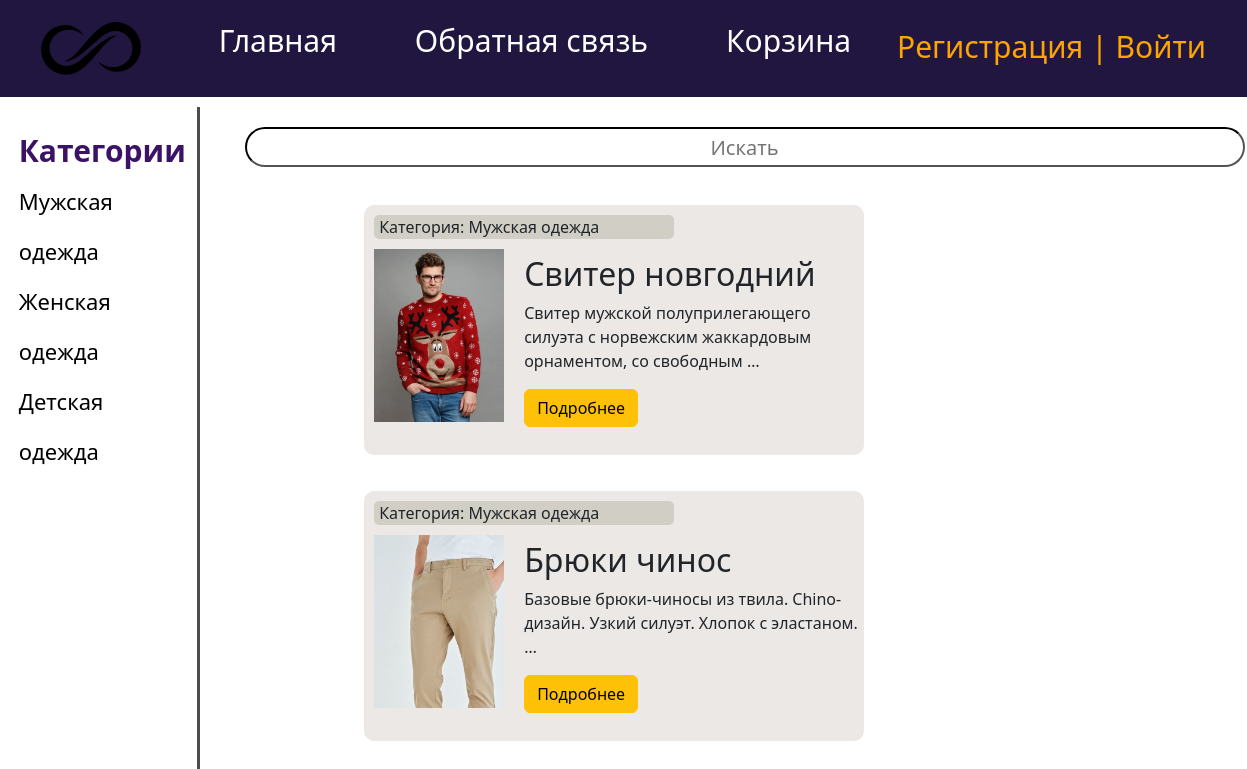
Page /show_categories/muzhskaya-odezhda/ on the committed database.
### main/models.py (models this page shows, shortened)
class Category(models.Model):
    name = models.CharField(max_length=255, db_index=True)
    slug = models.SlugField(max_length=255,db_index=True, verbose_name='url', unique=True)
    def __str__(self):
        return self.name
    def get_absolute_url(self):
        return reverse('cats', kwargs={'cat_slug': self.slug})

class Product(models.Model):
    title = models.CharField(max_length=255, verbose_name='Название')
    content = models.TextField(verbose_name='Описание')
    price = models.IntegerField(verbose_name='Цена')
    slug = models.SlugField(max_length=255, db_index=True, verbose_name='url', unique=True)
    photo = models.ImageField(upload_to='photos/%Y/%m/%d/')
    time_create = models.DateTimeField(auto_now_add=True)
    time_update = models.DateTimeField(auto_now=True)
    cat = models.ForeignKey('Category', on_delete=models.PROTECT)
    def get_absolute_url(self):
        return reverse('show_post', kwargs={'post_slug': self.slug})

### main/views.py (the view)
# urls.py: path('show_categories/<slug:cat_slug>/', show_categories, name='cats'),
def show_categories(request, cat_slug):
    products = Product.objects.filter(cat__slug=cat_slug)
    context = {
        'menu': menu,
        'products': products
    }
    return render(request, 'main/index.html', context=context)

### main/templatetags/main_tags.py (called while the page is built)
@register.inclusion_tag('main/list_categories.html')
def show_categories():
    cats = Category.objects.all()
    return {'cats': cats}

### main/templates/main/index.html (shortened to what this page needs)
{% extends 'main/layout.html' %}
{% block content %}
    <div class="menu">
		<div class="search_stroke">
			<form action="" method="post">
				<input type="text" placeholder="Искать">
			</form>
		</div>
        {% for p in products %}
            <li><div class="article-panel">
	<p class="first">Категория: {{p.cat}}</p>
</div>
{% if p.photo %}
				<p><img class="img-article-left" src="{{ p.photo.url }}" alt=""></p>
				<h2>{{p.title}}</h2>
{% endif %}
	{% autoescape on %}
	{{p.content|linebreaks|truncatewords:10}}
	{% endautoescape %}
			<p class="link-read-post"><a href="{{ p.get_absolute_url }}" class="btn btn-warning">Подробнее</a></p>
			</li>
        {% endfor %}
    </div>
{% endblock %}

### main/templates/main/list_categories.html
{% for c in cats %}
		<li><a href="{{ c.get_absolute_url }}">{{c.name}}</a></li>
{% endfor %}

### main/static/main/css/style.css (style rules this page uses)
html, body { font-family: 'Arial', }
img.img-article-left { max-width: 300px; height: auto; float: left; padding: 0 20px 10px 0; margin-left: 10px }
.menu { display: flex; flex-wrap: wrap; justify-content: space-around; }
.menu li { margin: 18px; width:500px; height: 250px; background-color: #ebe8e6; border-radius: 10px; }
.search_stroke { display: flex; justify-content: center; margin: 20px; }
.search_stroke input { width: 1000px; height: 40px; border-radius: 20px; border-color: black }
.search_stroke input { line-height: 20px; text-align: center; font-size: 20px; }
.first { margin: 10px; background-color: #d1cec5; border-radius: 5px; width: 300px; padding-left: 5px }
.cats a { color: black; }
.menu img { width: 150px; }
li a { text-decoration: none }
li { list-style-type: none }

### rows in the picture
Category: name "Мужская одежда"
Category: name "Женская одежда"
Category: name "Детская одежда"
Product: cat "Мужская одежда", photo (picture), title "Свитер новгодний", content "Свитер мужской полуприлегающего силуэта с норвежским жаккардовым орнаментом, со свободным …"
Product: cat "Мужская одежда", photo (picture), title "Брюки чинос", content "Базовые брюки-чиносы из твила. Chino-дизайн. Узкий силуэт. Хлопок с эластаном. …"

### other values in the picture
{{ m.title }} "Главная" "Обратная связь" "Корзина"
